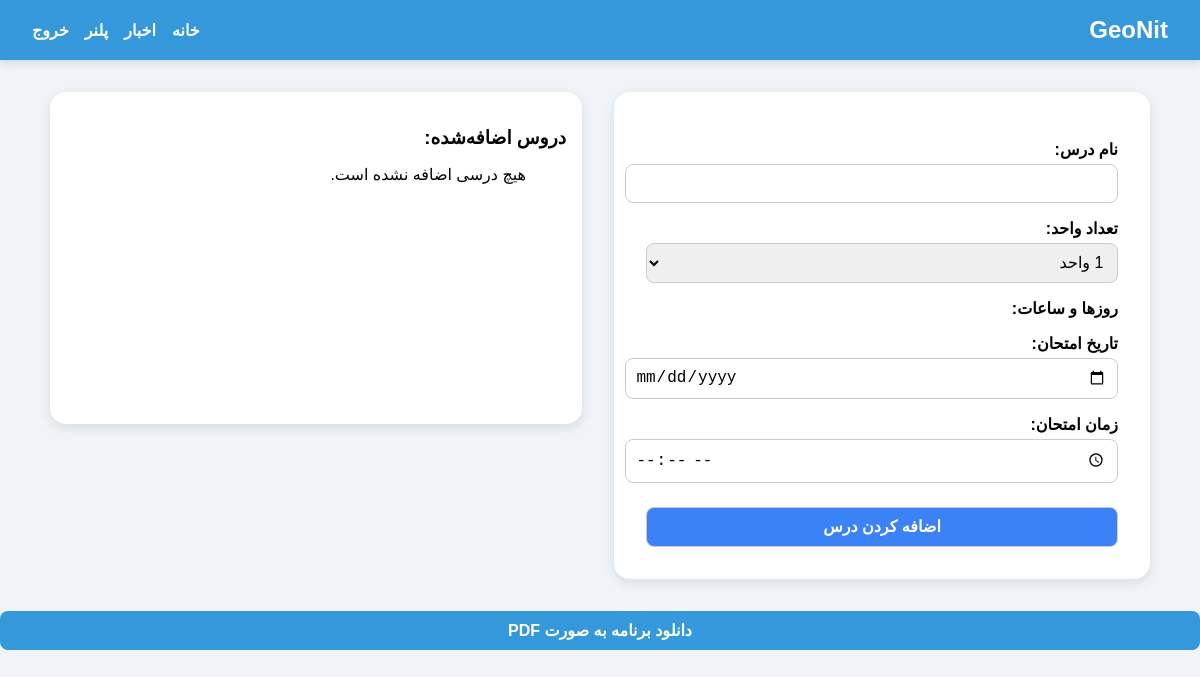
The page /planner/add-course/ (signed in) on the database as committed earlier.
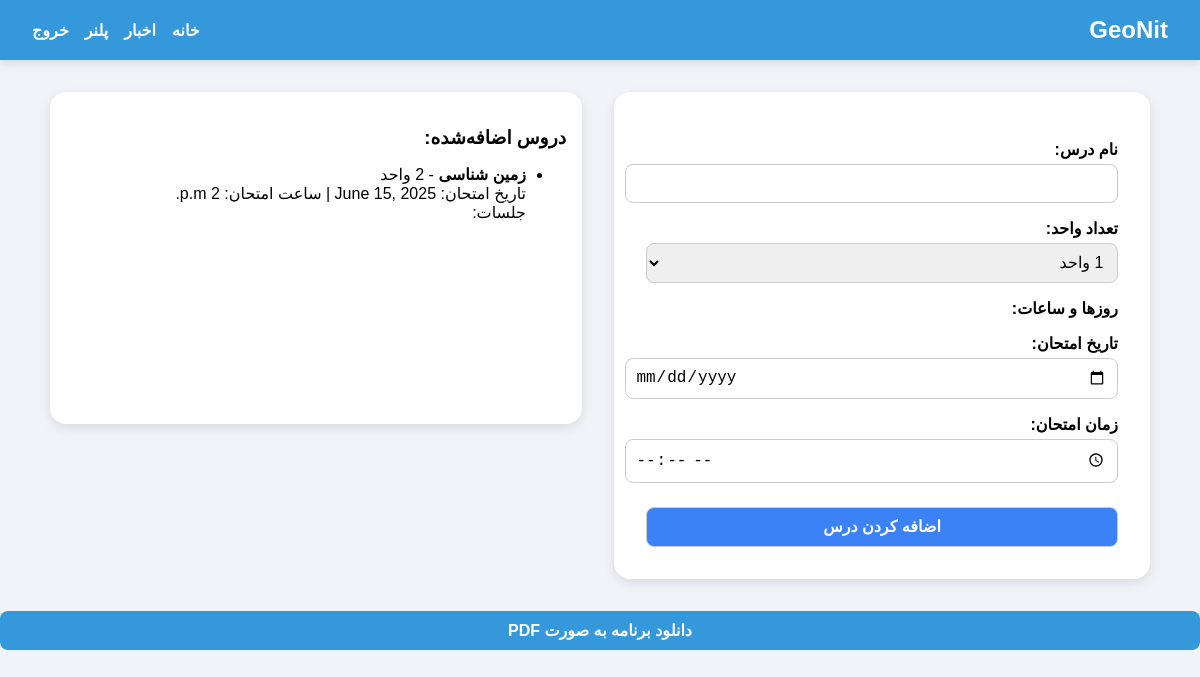
The same page on the database as committed later.
### planner/models.py (models this page shows, shortened)
class Course(models.Model):
    course_name = models.CharField(max_length=255)
    units = models.IntegerField()
    exam_date = models.DateField()
    exam_time = models.TimeField()

### planner/views.py (the view, shortened to what this page needs)
# urls.py: path("add-course/", views.add_course, name="add_course"),
@login_required(login_url='/accounts/login/')
def add_course(request):
    courses = Course.objects.prefetch_related("schedule").all()
    return render(request, 'planner/planner.html', {"courses": courses})

### planner/templates/planner/planner.html (shortened to what this page needs)
<!DOCTYPE html>
<html lang="fa">
<head>
</head>
<body>
    <header>
        <div class="logo">GeoNit</div>
        <nav>
            <ul>
                <li><a href="{% url 'home' %}">خانه</a></li>
                <li><a href="{% url 'geo_news' %}">اخبار</a></li>
                <li><a href="{% url 'add_course' %}">پلنر</a></li>
                {% if user.is_authenticated %}
                <li><a href="{% url 'logout' %}">خروج</a></li>
                {% else %}
                <li><a href="{% url 'login' %}">ورود</a></li>
                <li><a href="{% url 'register' %}">ثبت‌نام</a></li>
                {% endif %}
            </ul>
        </nav>
    </header>
    <div class="container">
        <div class="form-container">
            <form id="course-form">
                <label for="course_name">نام درس:</label>
                <input type="text" name="course_name" required><br>
                <label for="units">تعداد واحد:</label>
                <select name="units" id="units-dropdown" required>
                    <option value="1">1 واحد</option>
                </select><br>
                <label for="schedule">روزها و ساعات:</label>
                <label for="exam_date">تاریخ امتحان:</label>
                <input type="date" name="exam_date" required><br>
                <label for="exam_time">زمان امتحان:</label>
                <input type="time" name="exam_time" required><br>
                <button type="submit" class="submit-button">اضافه کردن درس</button>
            </form>
        </div>
        <div class="added-courses">
            <h3>دروس اضافه‌شده:</h3>
            <ul id="courses-list">
                {% for course in courses %}
                <li>
                    <strong>{{ course.course_name }}</strong> - {{ course.units }} واحد
                    <br>
                    تاریخ امتحان: {{ course.exam_date }} | ساعت امتحان: {{ course.exam_time }}
                    <br>
                    جلسات:
                </li>
                {% empty %}
                <p>هیچ درسی اضافه نشده است.</p>
                {% endfor %}
            </ul>
        </div>
    </div>
    <a href="{% url 'export_pdf' %}" class="btn-download">دانلود برنامه به صورت PDF</a>
</body>
</html>

### planner/templates/planner/planner.html (style rules this page uses)
body { font-family: Vazirmatn, sans-serif; direction: rtl; background-color: #f0f4f8; padding: 0; margin: 0; }
header { background-color: #3498db; color: white; padding: 1rem 2rem; display: flex; justify-content: space-between; align-items: center; box-shadow: 0 4px 8px rgba(0, 0, 0, 0.1); }
header .logo { font-size: 1.5rem; font-weight: bold; }
header nav ul { list-style: none; display: flex; gap: 1rem; margin: 0; padding: 0; }
header nav ul li { display: inline; }
header nav ul li a { color: white; text-decoration: none; font-size: 1rem; font-weight: bold; transition: color 0.3s; }
.container { display: flex; gap: 2rem; justify-content: space-between; width: 100%; max-width: 1100px; margin: 2rem auto; }
.form-container { background: white; padding: 2rem; border-radius: 1rem; box-shadow: 0 4px 12px rgba(0, 0, 0, 0.1); width: 50%; }
label { font-weight: bold; margin-top: 1rem; display: block; }
select, input[type="text"], input[type="date"], input[type="time"], button { width: 100%; padding: 0.6rem; margin-top: 0.3rem; border-radius: 0.5rem; border: 1px solid #ccc; font-size: 1rem; }
.submit-button { background-color: #3b82f6; color: white; font-weight: bold; margin-top: 1.5rem; transition: background 0.2s; }
.added-courses { background: white; width: 100%; max-width: 500px; padding: 1rem; border-radius: 1rem; box-shadow: 0 4px 12px rgba(0, 0, 0, 0.1); overflow-y: auto; max-height: 300px; }
.added-courses h3 { margin-bottom: 1rem; }
.btn-download { display: block; margin: 1rem auto 0; padding: 10px 20px; background-color: #3498db; color: white; text-decoration: none; border-radius: 0.5rem; font-weight: bold; text-align: center; transition: background 0.2s; }

Rows that differ between the two databases and show on the page:
added Course: course_name "زمین شناسی", exam_date "June 15, 2025", exam_time "2 p.m."
Other text that changed with them:
text no longer shown: "هیچ درسی اضافه نشده است."
